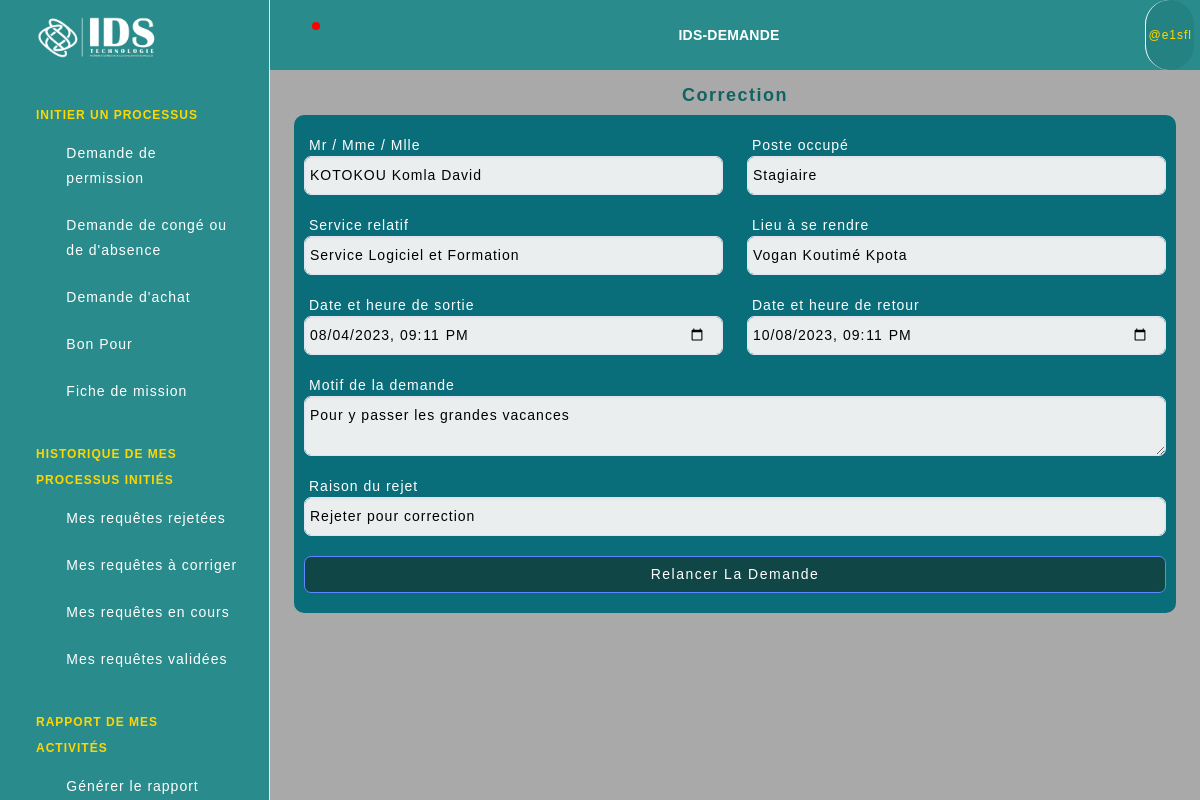
The app's page /ids-demande/cdi/29/ (signed in) with its own data.
### applicationidsdemande/models.py (models this page shows, shortened)
class Personnel(AbstractBaseUser, PermissionsMixin):
    POSTE_CHOICES = (
        ('Stagiaire', 'Stagiaire'),
        ('Employe', 'Employé'),
        ('ChefService', 'Chef Service'),
        ('Administrateur', 'Administrateur'),
        ('ServicePersonnel', 'Service Personnel'),
        ('DirecteurGeneral', 'Directeur Général'),
        ('DirecteurDepartement', 'Directeur de Département'),
    )
    SERVICE_CHOICES = (
        ('Aucun', 'Aucun Service Particulier'),
        ('ServiceReseauxClients', 'Service Reseaux et Clients'),
        ('ServiceSupportAlvanet', 'Service Support ALAVANET'),
        ('ServiceLogicielFormation', 'Service Logiciel et Formation'),
        ('ServiceCommercial', 'Service Commercial'),
        ('ServiceAdministratifRessourcesHumaines', 'Service Administratif et des Ressources Humaines'),
        ('EquipeLogistiqueCommerciale', 'Equipe Logistique et Commerciale'),
        ('Direction', 'Direction'),
        ('Administration', 'Administration'),
    )
    DIRECTION_CHOICES = (
        ('Aucune', 'Aucune Direction Particulière'),
        ('DirectionTechnique', 'Direction Technique'),
        ('DirectionCommercialeMarketingCommunication', 'Direction Commerciale, Marketing et Communication'),
        ('DirectionAdministrativeRessourcesHumaines', 'Direction Administrative et des Ressources Humaines'),
    )
    nom = models.CharField(max_length=255)
    prenom = models.CharField(max_length=255)
    username = models.CharField(max_length=30, unique=True)
    email = models.EmailField(unique=True)
    poste = models.CharField(max_length=255, choices=POSTE_CHOICES)
    service = models.CharField(max_length=255, choices=SERVICE_CHOICES)
    direction = models.CharField(max_length=100, choices=DIRECTION_CHOICES, default="")
    telephone = PhoneNumberField()
    is_active = models.BooleanField(default=True)
    is_staff = models.BooleanField(default=False)
    objects = CustomUserManager()
    USERNAME_FIELD = 'username'
    REQUIRED_FIELDS = ['nom', 'prenom', 'email', 'poste', 'service', 'telephone']

class DemandePermission(models.Model):
    initiateur = models.ForeignKey(Personnel, on_delete=models.SET_NULL, null=True, blank=True, related_name='demandes_initiees')
    validateurs = models.ManyToManyField(Personnel, blank=True, related_name='demandes_validees')
    rejeteurs_strict = models.ManyToManyField(Personnel, blank=True, related_name='demandes_strictements_rejetees')
    rejeteurs_pour_correction = models.ManyToManyField(Personnel, blank=True, related_name='demandes_rejetees_pour_corrections')
    valide_par = models.ForeignKey(Personnel, on_delete=models.SET_NULL, null=True, blank=True, related_name='demandes_vérifiees')
    date_emission = models.DateTimeField(default=timezone.now)
    statut = models.CharField(max_length=50, choices=STATUT_CHOICES)
    NomComplet = models.CharField(max_length=100)
    poste = models.CharField(max_length=100, choices=POSTE_CHOICES)
    service = models.CharField(max_length=255, choices=SERVICE_CHOICES)
    direction = models.CharField(max_length=100, choices=DIRECTION_CHOICES, default="")
    motif = models.TextField()
    lieu = models.CharField(max_length=100)
    date_heure_sortie = models.DateTimeField()
    date_heure_retour = models.DateTimeField()
    raison_rejet = models.TextField(blank=True, null=True)

### applicationidsdemande/views.py (the view)
# urls.py: path('cdi/<int:demande_id>/', corriger_demande_initiateur, name='corriger_demande_initiateur'),
@login_required(login_url="/")
def corriger_demande_initiateur(request, demande_id):
    demande = get_object_or_404(DemandePermission, id=demande_id)
    user = request.user
    if demande.statut == 'a_corriger' and demande.initiateur == user:
        if request.method == 'POST':
            form = PermissionForm(request.POST, instance=demande)
            if form.is_valid():
                demande = form.save(commit=False)
                if user.poste == 'Employe' or user.poste == 'Stagiaire':
                    demande.statut = 'attente_CS'  # Réinsérer la demande dans le circuit
                    demande.valide_par = None
                    demande.raison_rejet = ''
                    demande.date_emission = timezone.now()
                    destinataires = ['ameviyovo9@gmail.com']
                    message = 'M. CS, vous avez une demande de permission corrigée en attente de validation.'
                    demande.save()
                    sujet = 'DEMANDE DE PERMISSION CORRIGÉE'
                    send_mail(sujet, message, None, destinataires)
                elif user.poste == 'ChefService':
                    demande.statut = 'attente_DS'  # Réinsérer la demande dans le circuit
                    demande.valide_par = user
                    demande.raison_rejet = ''
                    demande.date_emission = timezone.now()
                    destinataires = ['ameviyovo9@gmail.com']
                    message = 'M. DP, vous avez une demande de permission corrigée en attente de validation.'
                    demande.save()
                    sujet = 'DEMANDE DE PERMISSION CORRIGÉE'
                    send_mail(sujet, message, None, destinataires)
                elif user.poste == 'DirecteurDepartement':
                    demande.statut = 'attente_SP'  # Réinsérer la demande dans le circuit
                    demande.valide_par = user
                    demande.raison_rejet = ''
                    demande.date_emission = timezone.now()
                    destinataires = ['ameviyovo9@gmail.com']
                    message = 'M. SP, vous avez une demande de permission corrigée en attente de validation.'
                    demande.save()
                    sujet = 'DEMANDE DE PERMISSION CORRIGÉE'
                    send_mail(sujet, message, None, destinataires)
                elif user.poste == 'Administrateur':
                    demande.statut = 'attente_SP'  # Réinsérer la demande dans le circuit
                    demande.valide_par = user
                    demande.raison_rejet = ''
                    demande.date_emission = timezone.now()
                    destinataires = ['ameviyovo9@gmail.com']
                    message = 'M. SP, vous avez une demande de permission corrigée en attente de validation.'
                    demande.save()
                    sujet = 'DEMANDE DE PERMISSION CORRIGÉE'
                    send_mail(sujet, message, None, destinataires)
                elif user.poste == 'ServicePersonnel':
                    demande.statut = 'attente_DG'  # Réinsérer la demande dans le circuit
                    demande.valide_par = user
                    demande.raison_rejet = ''
                    demande.date_emission = timezone.now()
                    destinataires = ['ameviyovo9@gmail.com']
                    message = 'M. DG, vous avez une demande de permission corrigée en attente de validation.'
                    demande.save()
                    sujet = 'DEMANDE DE PERMISSION CORRIGÉE'
                    send_mail(sujet, message, None, destinataires)
                return redirect('applicationidsdemande:demandes_a_corriger_initiateur')
        else:
            form = PermissionForm(instance=demande)
        context = {'form': form}
        return render(request, 'corriger_demande_initiateur.html', context)
    else:
        return redirect('applicationidsdemande:erreur')

### templates/corriger_demande_initiateur.html (shortened to what this page needs)
{% extends 'base2.html' %}
{% load static %}
{% block content %}
    <div class="text-center">
        <h1>Correction</h1>
    </div>
    <form method="post" class="formulaire container">
        <div class="row formulaire-1">
            <div class="col-md-6">
                <div class="form-group">
                    <label for="{{ form.NomComplet.id_for_label }}">Mr / Mme / Mlle</label>
                    {{ form.NomComplet }}
                </div>
            </div>
            <div class="col-md-6">
                <div class="form-group">
                    <label for="{{ form.poste.id_for_label }}">Poste occupé</label>
                    {{ form.poste }}
                </div>
            </div>
            <div class="col-md-6">
                <div class="form-group">
                    <label for="{{ form.service.id_for_label }}">Service relatif</label>
                    {{ form.service }}
                </div>
            </div>
            <div class="col-md-6">
                <div class="form-group">
                    <label for="{{ form.lieu.id_for_label }}">Lieu à se rendre</label>
                    {{ form.lieu }}
                </div>
            </div>
            <div class="col-md-6">
                <div class="form-group">
                    <label for="{{ form.date_heure_sortie.id_for_label }}">Date et heure de sortie</label>
                    {{ form.date_heure_sortie }}
                </div>
            </div>
            <div class="col-md-6">
                <div class="form-group">
                    <label for="{{ form.date_heure_retour.id_for_label }}">Date et heure de retour</label>
                    {{ form.date_heure_retour }}
                </div>
            </div>
        </div>
        <div class="col-12">
            <div class="form-group">
                <label for="{{ form.motif.id_for_label }}">Motif de la demande</label>
                {{ form.motif }}
            </div>
        </div>
        <div class="col-12">
            <div class="form-group">
                <label for="{{ form.raison_rejet.id_for_label }}">Raison du rejet</label>
                {{ form.raison_rejet }}
            </div>
        </div>
        <div class="text-center">
            <button type="submit" class="btn btn-primary">Relancer la demande</button>
        </div>
    </form>
{% endblock %}

### templates/base2.html (shortened to what this page needs)
{% load static %}
<head>
  <link rel="stylesheet" href="{% static 'css/styles.min.css' %}"/>
</head>
<body>
  <div class="page-wrapper" id="main-wrapper" data-layout="vertical" data-navbarbg="skin6" data-sidebartype="full"
    data-sidebar-position="fixed" data-header-position="fixed">
    <aside class="left-sidebar">
      <div>
        <div class="brand-logo d-flex align-items-center justify-content-between">
          <a href="#" class="text-nowrap logo-img">
            <img class="logo" src="{% static '/images/idslogo.png' %}" alt="idslogo" width="150" height="75">
        </a>
        </div>
        <nav class="sidebar-nav scroll-sidebar" data-simplebar="">
          <ul id="sidebarnav">
            {% if user.poste != 'DirecteurGeneral' %}
            <li class="nav-small-cap">
                <span class="hide-menu hide-menu-title">INITIER UN PROCESSUS</span>
            </li>
            <li class="sidebar-item">
                <a class="sidebar-link" href="{% url 'applicationidsdemande:demande_permission' %}" aria-expanded="false">
                    <span>
                        <i class="ti ti-file-description"></i>
                    </span>
                    <span class="hide-menu">Demande de <br> permission</span>
                </a>
            </li>
            <li class="sidebar-item">
                <a class="sidebar-link" href="#" aria-expanded="false">
                    <span>
                        <i class="ti ti-file-description"></i>
                    </span>
                    <span class="hide-menu">Demande de congé ou <br> de d'absence</span>
                </a>
            </li>
            <li class="sidebar-item">
                <a class="sidebar-link" href="#" aria-expanded="false">
                    <span>
                        <i class="ti ti-file-description"></i>
                    </span>
                    <span class="hide-menu">Demande d'achat</span>
                </a>
            </li>
            <li class="sidebar-item">
                <a class="sidebar-link" href="#" aria-expanded="false">
                    <span>
                        <i class="ti ti-file-description"></i>
                    </span>
                    <span class="hide-menu">Bon Pour</span>
                </a>
            </li>
            <li class="sidebar-item">
                <a class="sidebar-link" href="#" aria-expanded="false">
                    <span>
                        <i class="ti ti-file-description"></i>
                    </span>
                    <span class="hide-menu">Fiche de mission</span>
                </a>
            </li>
            <li class="nav-small-cap">
              <span class="hide-menu hide-menu-title">HISTORIQUE DE MES PROCESSUS INITIÉS</span>
            </li>
            <li class="sidebar-item">
                <a class="sidebar-link" href="{% url 'applicationidsdemande:demandes_rejetees_initiateur' %}" aria-expanded="false">
                  <span>
                    <i class="ti ti-alert-circle"></i>
                  </span>
                  <span class="hide-menu">Mes requêtes rejetées</span>
                </a>
              </li>
              <li class="sidebar-item">
                <a class="sidebar-link" href="{% url 'applicationidsdemande:demandes_a_corriger_initiateur' %}" aria-expanded="false">
                  <span>
                    <i class="ti ti-alert-circle"></i>
                  </span>
                  <span class="hide-menu">Mes requêtes à corriger</span>
                </a>
              </li>
              <li class="sidebar-item">
                <a class="sidebar-link" href="{% url 'applicationidsdemande:demandes_encours_initiateur' %}" aria-expanded="false">
                  <span>
                    <i class="ti ti-alert-circle"></i>
                  </span>
                  <span class="hide-menu">Mes requêtes en cours</span>
                </a>
              </li>
              <li class="sidebar-item">
                <a class="sidebar-link" href="{% url 'applicationidsdemande:demandes_validees_initiateur' %}" aria-expanded="false">
                  <span>
                    <i class="ti ti-alert-circle"></i>
                  </span>
                  <span class="hide-menu">Mes requêtes validées</span>
                </a>
              </li>
              {% endif %}
          <li class="nav-small-cap">
            <span class="hide-menu hide-menu-title">RAPPORT DE MES ACTIVITÉS</span>
          </li>
          <li class="sidebar-item">
            <a class="sidebar-link" href="#" aria-expanded="false">
              <span>
                <i class="ti ti-article"></i>
              </span>
              <span class="hide-menu">Générer le rapport <br>de la semaine</span>
            </a>
          </li>
          </ul>
        </nav>
      </div>
    </aside>
    <div class="body-wrapper">
      <header class="app-header">
        <nav class="navbar navbar-expand-lg navbar-light">
          <ul class="navbar-nav">
            <li class="nav-item">
              <a class="nav-link" href="{% url 'applicationidsdemande:notifications' %}">
                <i class="ti ti-bell-ringing notification-icone"></i>
                <div class="notification rounded-circle notification-point"></div>
              </a>
            </li>
          </ul>
          <div class="navbar-collapse justify-content-end px-0" id="navbarNav">
            <ul class="navbar-nav flex-row ms-auto align-items-center justify-content-end">
              <li class="nav-item dropdown haut-ids-demande">IDS-DEMANDE</li>
            </ul>
          </div>
          <div class="navbar-collapse justify-content-end px-0" id="navbarNav">
            <ul class="navbar-nav flex-row ms-auto align-items-center justify-content-end">
              <li class="nav-item dropdown">
                <span class="nav-link" href="#" id="drop2" data-bs-toggle="dropdown"
                  aria-expanded="false"> <span class="utilisateur-connecte">@{{ user.username }}</span>
                </span>
              </li>
            </ul>
          </div>
        </nav>
      </header>
      <div class="container-fluid">
        {% block content %}
        {% endblock %}
      </div>
    </div>
  </div>
</body>
</html>

### records on screen
Personnel: username "e1sfl"
DemandePermission: NomComplet "KOTOKOU Komla David", poste "Stagiaire", service "Service Logiciel et Formation", lieu "Vogan Koutimé Kpota", date_heure_sortie "08/04/2023 21:11", date_heure_retour "10/08/2023 21:11", motif "Pour y passer les grandes vacances", raison_rejet "Rejeter pour correction"
